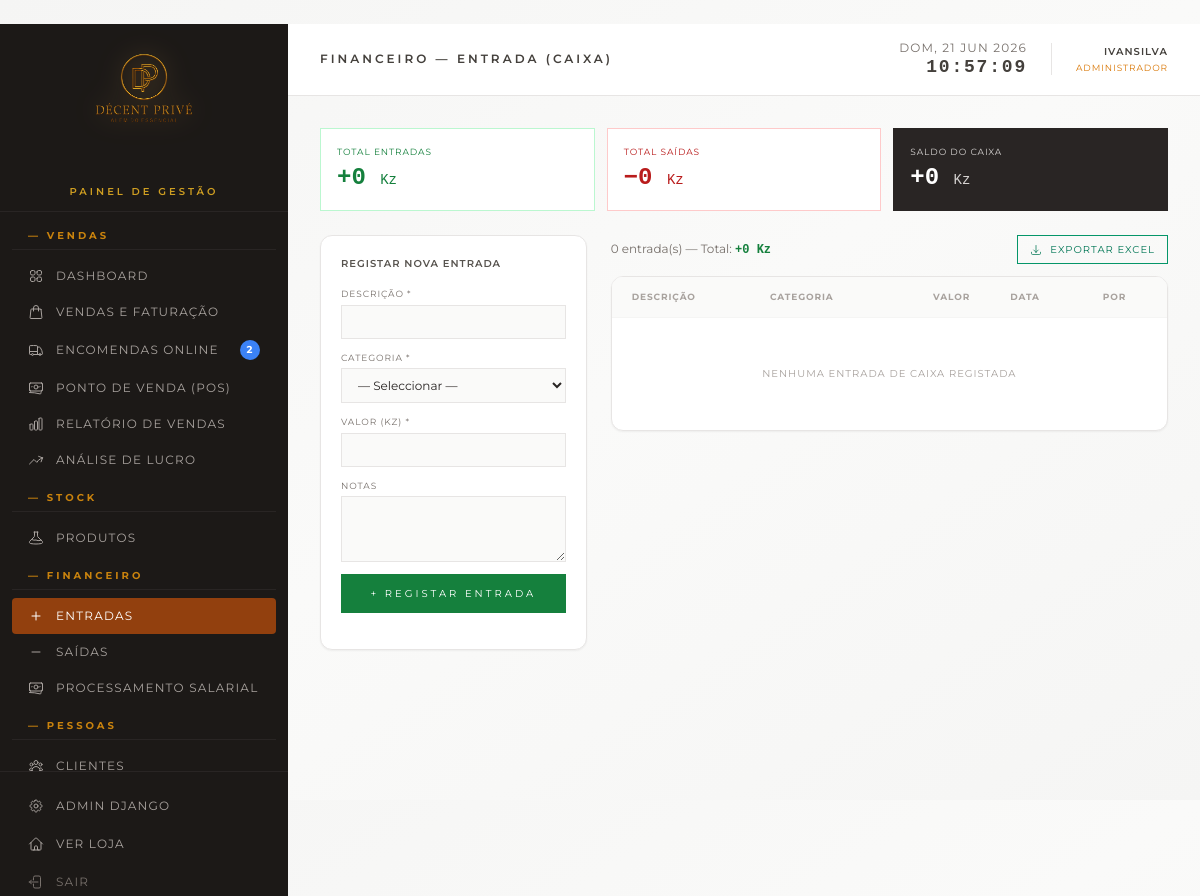
The page /gestao/financeiro/entrada/ (signed in) on the database as committed earlier.
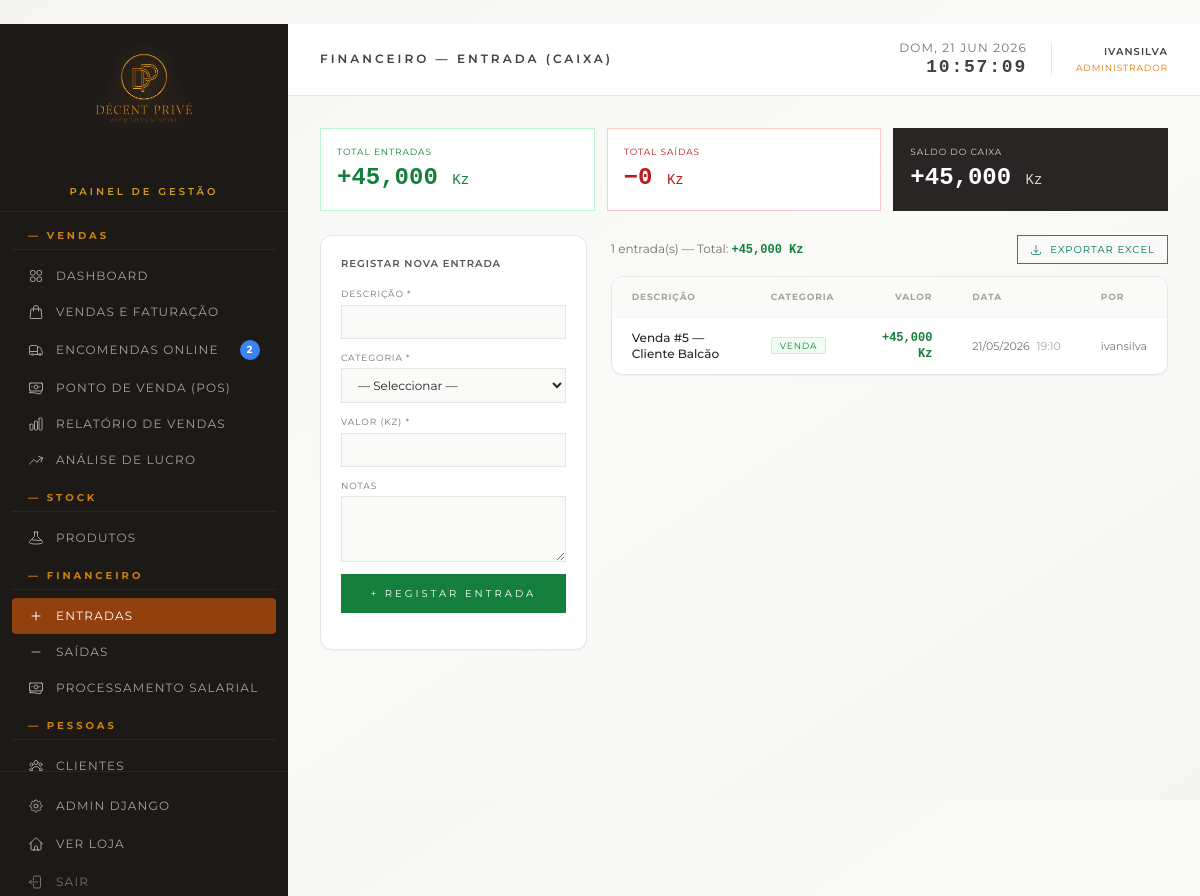
The same page on the database as committed later.
### loja/models.py (models this page shows, shortened)
class MovimentoCaixa(models.Model):
    TIPO_CHOICES = [
        ('entrada', 'Entrada'),
        ('saida', 'Saída'),
    ]
    CATEGORIA_CHOICES = [
        ('venda', 'Venda'),
        ('reforco', 'Reforço de Caixa'),
        ('investimento', 'Investimento'),
        ('outro_ganho', 'Outro Ganho'),
        ('despesa', 'Despesa Operacional'),
        ('salario', 'Salário'),
        ('renda', 'Renda / Aluguer'),
        ('utilidades', 'Água / Luz / Internet'),
        ('fornecedor', 'Pagamento a Fornecedor'),
        ('imposto', 'Imposto / Taxa'),
        ('manutencao', 'Manutenção'),
        ('outro_custo', 'Outro Custo'),
    ]
    tipo = models.CharField(max_length=10, choices=TIPO_CHOICES)
    categoria = models.CharField(max_length=20, choices=CATEGORIA_CHOICES)
    valor = models.DecimalField(max_digits=12, decimal_places=2)
    descricao = models.CharField(max_length=255)
    data = models.DateTimeField(auto_now_add=True)
    notas = models.TextField(blank=True)
    criado_por = models.ForeignKey(
        User, on_delete=models.SET_NULL, null=True, blank=True,
        related_name='movimentos_caixa'
    )
    encomenda = models.ForeignKey(
        'Encomenda', on_delete=models.SET_NULL, null=True, blank=True,
        related_name='movimentos_caixa',
        help_text='Venda associada (preenchido automaticamente para entradas de venda).'
    )
    class Meta:
        verbose_name = 'Movimento de Caixa'
        verbose_name_plural = 'Movimentos de Caixa'
        ordering = ['-data']

### loja/views.py (the view)
# urls.py: path('gestao/financeiro/entrada/', views.gestao_caixa_entrada, name='gestao_caixa_entrada'),
@staff_member_required(login_url='/gestao/login/')
@_block_operador
def gestao_caixa_entrada(request):
    return _financeiro_listar(request, 'entrada')

### loja/context_processors.py (called while the page is built)
def encomendas_online_pendentes(request):
    if not request.path.startswith('/gestao/'):
        return {}
    if not request.user.is_authenticated or not request.user.is_staff:
        return {}
    count = Encomenda.objects.filter(
        status='em_curso',
        vendido_por__isnull=True,
    ).count()
    return {'pedidos_online_pendentes': count}

def nivel_acesso(request):
    user = getattr(request, 'user', None)
    if not user or not user.is_authenticated:
        return {'is_operador': False, 'is_gerente': False, 'is_admin_user': False}
    is_admin_user = bool(user.is_superuser)
    operador = _is_operador(user)
    is_gerente = bool(
        not user.is_superuser
        and not operador
        and user.is_staff
    )
    return {
        'is_operador': operador,
        'is_gerente': is_gerente,
        'is_admin_user': is_admin_user,
    }

### loja/utils/auth.py (called while the page is built)
def is_operador(user):
    return bool(
        user
        and user.is_authenticated
        and not user.is_superuser
        and user.groups.filter(name='Operador').exists()
    )

### loja/views.py (called while the page is built)
def _is_operador(user):
    return is_operador(user)

### loja/templates/gestao/financeiro_entrada.html (shortened to what the changed rows need)
{% extends 'gestao/base.html' %}
{% load humanize %}
{% block page_title %}Financeiro — Entrada (Caixa){% endblock %}
{% block content %}
<div class="max-w-[1400px] mx-auto">
    <div class="grid grid-cols-2 md:grid-cols-3 gap-3 mb-6">
        <div class="bg-white border border-green-200 px-4 py-4">
            <p class="text-[9px] uppercase tracking-widest text-green-700">Total Entradas</p>
            <p class="text-2xl font-bold text-green-700 font-mono mt-1">+{{ todas_entradas|floatformat:0|intcomma }} <span class="text-sm font-normal">Kz</span></p>
        </div>
        <div class="bg-stone-800 border border-stone-800 px-4 py-4 text-white">
            <p class="text-[9px] uppercase tracking-widest text-stone-300">Saldo do Caixa</p>
            <p class="text-2xl font-bold font-mono mt-1">{% if saldo_geral >= 0 %}+{% endif %}{{ saldo_geral|floatformat:0|intcomma }} <span class="text-sm font-normal text-stone-300">Kz</span></p>
        </div>
    </div>
    <div class="grid grid-cols-1 lg:grid-cols-3 gap-6">
        <div class="lg:col-span-2">
            <div class="flex items-center justify-between mb-3">
                <p class="text-stone-500 text-xs">{{ movimentos|length }} entrada(s) — Total: <span class="text-green-700 font-semibold font-mono">+{{ total|floatformat:0|intcomma }} Kz</span></p>
                <a href="{% url 'gestao_caixa_exportar_excel' %}"
                   class="flex items-center gap-2 border border-emerald-600 text-emerald-700 hover:bg-emerald-50 text-[10px] uppercase tracking-widest px-3 py-1.5 transition-colors">
                    <svg class="w-3 h-3" fill="none" viewBox="0 0 24 24" stroke="currentColor" stroke-width="1.5"><path stroke-linecap="round" stroke-linejoin="round" d="M3 16.5v2.25A2.25 2.25 0 0 0 5.25 21h13.5A2.25 2.25 0 0 0 21 18.75V16.5M16.5 12 12 16.5m0 0L7.5 12m4.5 4.5V3"/></svg>
                    Exportar Excel
                </a>
            </div>
            <div class="bg-white border border-stone-200 rounded-xl shadow-sm overflow-x-auto">
                <table class="w-full text-xs gestao-table">
                    <thead>
                        <tr class="border-b border-stone-100 text-[9px] uppercase tracking-widest text-stone-400 bg-stone-50">
                            <th class="px-5 py-3 text-left">Descrição</th>
                            <th class="px-5 py-3 text-left">Categoria</th>
                            <th class="px-5 py-3 text-right">Valor</th>
                            <th class="px-5 py-3 text-left">Data</th>
                            <th class="px-5 py-3 text-left">Por</th>
                        </tr>
                    </thead>
                    <tbody class="divide-y divide-stone-50">
                        {% for m in movimentos %}
                        <tr class="hover:bg-stone-50">
                            <td class="px-5 py-3 text-stone-800 font-medium">
                                {{ m.descricao }}
                            </td>
                            <td class="px-5 py-3">
                                <span class="px-2 py-0.5 text-[9px] uppercase tracking-widest rounded-sm bg-green-50 text-green-700 border border-green-200">{{ m.get_categoria_display }}</span>
                            </td>
                            <td class="px-5 py-3 text-right font-mono font-semibold text-green-700">+{{ m.valor|floatformat:0|intcomma }} Kz</td>
                            <td class="px-5 py-3 text-stone-500 whitespace-nowrap text-[11px]">
                                {{ m.data|date:"d/m/Y" }}
                                <span class="text-stone-400 ml-1">{{ m.data|date:"H:i" }}</span>
                            </td>
                            <td class="px-5 py-3 text-stone-500 text-[11px]">
                                {% if m.criado_por %}{{ m.criado_por.get_full_name|default:m.criado_por.username }}{% else %}<span class="text-stone-300">—</span>{% endif %}
                            </td>
                        </tr>
                        {% empty %}
                        <tr>
                            <td colspan="5" class="px-6 py-12 text-center text-stone-400 text-[10px] uppercase tracking-widest">
                                Nenhuma entrada de caixa registada
                            </td>
                        </tr>
                        {% endfor %}
                    </tbody>
                </table>
            </div>
        </div>
    </div>
</div>
{% endblock %}

Rows that differ between the two databases and show on the page:
added MovimentoCaixa: descricao "Venda #5 — Cliente Balcão", categoria "VENDA", valor "45,000", data "21/05/2026", data "19:10", criado_por.get_full_name "ivansilva"
Other text that changed with them:
{{ todas_entradas|floatformat:0|intcomma }}: "0" → "45,000"
{{ saldo_geral|floatformat:0|intcomma }}: "0" → "45,000"
{{ movimentos|length }}: "0" → "1"
{{ total|floatformat:0|intcomma }}: "0" → "45,000"
text no longer shown: "NENHUMA ENTRADA DE CAIXA REGISTADA"
